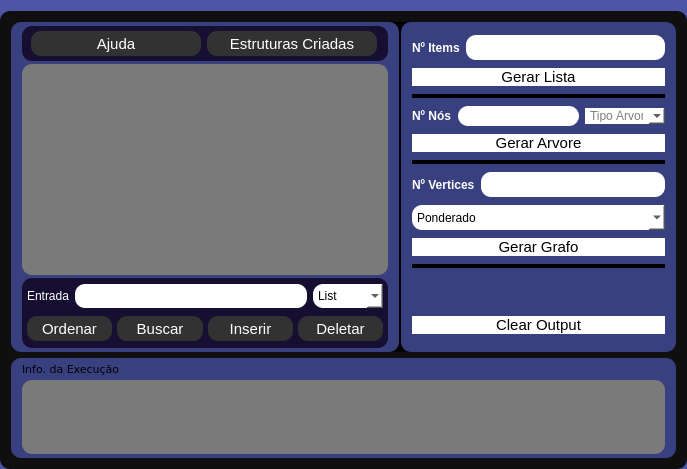
<?xml version="1.0" encoding="UTF-8"?>
<ui version="4.0">
 <class>MainWindow</class>
 <widget class="QMainWindow" name="MainWindow">
  <property name="geometry">
   <rect>
    <x>0</x>
    <y>0</y>
    <width>687</width>
    <height>469</height>
   </rect>
  </property>
  <property name="minimumSize">
   <size>
    <width>600</width>
    <height>300</height>
   </size>
  </property>
  <property name="maximumSize">
   <size>
    <width>16777215</width>
    <height>16777215</height>
   </size>
  </property>
  <property name="windowTitle">
   <string>Algo_Analitics</string>
  </property>
  <property name="styleSheet">
   <string notr="true">background-color: rgb(77, 86, 166);</string>
  </property>
  <widget class="QWidget" name="centralWidget">
   <property name="maximumSize">
    <size>
     <width>16777215</width>
     <height>16777215</height>
    </size>
   </property>
   <property name="styleSheet">
    <string notr="true">border-radius:10px;</string>
   </property>
   <layout class="QVBoxLayout" name="verticalLayout">
    <property name="leftMargin">
     <number>0</number>
    </property>
    <property name="rightMargin">
     <number>0</number>
    </property>
    <property name="bottomMargin">
     <number>0</number>
    </property>
    <item>
     <widget class="QFrame" name="fr_entries">
      <property name="styleSheet">
       <string notr="true">background-color: rgb(255, 255, 255);
background-color: rgb(15, 15, 15);
border-radius:10px;</string>
      </property>
      <property name="frameShape">
       <enum>QFrame::NoFrame</enum>
      </property>
      <layout class="QVBoxLayout" name="verticalLayout_6">
       <item>
        <widget class="QFrame" name="frame_4">
         <property name="styleSheet">
          <string notr="true">background-color: rgb(0, 0, 0);</string>
         </property>
         <property name="frameShape">
          <enum>QFrame::StyledPanel</enum>
         </property>
         <property name="frameShadow">
          <enum>QFrame::Raised</enum>
         </property>
         <layout class="QHBoxLayout" name="horizontalLayout" stretch="0,0">
          <property name="spacing">
           <number>2</number>
          </property>
          <property name="leftMargin">
           <number>0</number>
          </property>
          <property name="topMargin">
           <number>0</number>
          </property>
          <property name="rightMargin">
           <number>0</number>
          </property>
          <property name="bottomMargin">
           <number>0</number>
          </property>
          <item>
           <widget class="QFrame" name="fr_displayEntry">
            <property name="minimumSize">
             <size>
              <width>300</width>
              <height>240</height>
             </size>
            </property>
            <property name="styleSheet">
             <string notr="true">
background-color: rgb(57, 64, 127);</string>
            </property>
            <property name="frameShape">
             <enum>QFrame::NoFrame</enum>
            </property>
            <layout class="QVBoxLayout" name="verticalLayout_4">
             <property name="spacing">
              <number>3</number>
             </property>
             <property name="topMargin">
              <number>4</number>
             </property>
             <property name="bottomMargin">
              <number>4</number>
             </property>
             <item>
              <widget class="QFrame" name="frame_2">
               <property name="minimumSize">
                <size>
                 <width>0</width>
                 <height>35</height>
                </size>
               </property>
               <property name="styleSheet">
                <string notr="true">
background-color: rgb(23, 15, 50);</string>
               </property>
               <property name="frameShape">
                <enum>QFrame::StyledPanel</enum>
               </property>
               <property name="frameShadow">
                <enum>QFrame::Raised</enum>
               </property>
               <layout class="QHBoxLayout" name="horizontalLayout_7">
                <property name="leftMargin">
                 <number>9</number>
                </property>
                <property name="topMargin">
                 <number>0</number>
                </property>
                <property name="bottomMargin">
                 <number>0</number>
                </property>
                <item>
                 <widget class="QPushButton" name="btn_ajuda">
                  <property name="enabled">
                   <bool>false</bool>
                  </property>
                  <property name="maximumSize">
                   <size>
                    <width>16777215</width>
                    <height>25</height>
                   </size>
                  </property>
                  <property name="font">
                   <font>
                    <pointsize>11</pointsize>
                   </font>
                  </property>
                  <property name="styleSheet">
                   <string notr="true">background-color: rgb(50, 50, 50);
color: rgb(255, 255, 255);</string>
                  </property>
                  <property name="text">
                   <string>Ajuda</string>
                  </property>
                 </widget>
                </item>
                <item>
                 <widget class="QPushButton" name="btn_estrCriadas">
                  <property name="minimumSize">
                   <size>
                    <width>0</width>
                    <height>0</height>
                   </size>
                  </property>
                  <property name="maximumSize">
                   <size>
                    <width>16777215</width>
                    <height>25</height>
                   </size>
                  </property>
                  <property name="font">
                   <font>
                    <pointsize>11</pointsize>
                   </font>
                  </property>
                  <property name="styleSheet">
                   <string notr="true">background-color: rgb(50, 50, 50);
color: rgb(255, 255, 255);</string>
                  </property>
                  <property name="text">
                   <string>Estruturas Criadas</string>
                  </property>
                 </widget>
                </item>
               </layout>
              </widget>
             </item>
             <item>
              <widget class="QTextEdit" name="te_entryDisplay">
               <property name="font">
                <font>
                 <family>Segoe UI Semibold</family>
                 <bold>true</bold>
                </font>
               </property>
               <property name="styleSheet">
                <string notr="true">background-color: rgb(122, 122, 122);</string>
               </property>
              </widget>
             </item>
             <item>
              <widget class="QFrame" name="frame">
               <property name="minimumSize">
                <size>
                 <width>0</width>
                 <height>70</height>
                </size>
               </property>
               <property name="styleSheet">
                <string notr="true">
background-color: rgb(23, 15, 50);</string>
               </property>
               <property name="frameShape">
                <enum>QFrame::NoFrame</enum>
               </property>
               <layout class="QVBoxLayout" name="verticalLayout_5">
                <property name="spacing">
                 <number>2</number>
                </property>
                <property name="leftMargin">
                 <number>5</number>
                </property>
                <property name="topMargin">
                 <number>0</number>
                </property>
                <property name="rightMargin">
                 <number>5</number>
                </property>
                <property name="bottomMargin">
                 <number>0</number>
                </property>
                <item>
                 <layout class="QHBoxLayout" name="horizontalLayout_5">
                  <item>
                   <widget class="QLabel" name="lbl_entrada">
                    <property name="styleSheet">
                     <string notr="true">color: rgb(255, 255, 255);</string>
                    </property>
                    <property name="text">
                     <string>Entrada</string>
                    </property>
                   </widget>
                  </item>
                  <item>
                   <widget class="QLineEdit" name="le_entryData">
                    <property name="minimumSize">
                     <size>
                      <width>0</width>
                      <height>24</height>
                     </size>
                    </property>
                    <property name="styleSheet">
                     <string notr="true">background-color: rgb(255, 255, 255);</string>
                    </property>
                   </widget>
                  </item>
                  <item>
                   <widget class="QComboBox" name="cb_tipoEstrutura">
                    <property name="minimumSize">
                     <size>
                      <width>70</width>
                      <height>24</height>
                     </size>
                    </property>
                    <property name="styleSheet">
                     <string notr="true">background-color: rgb(255, 255, 255);
color: rgb(0, 0, 0);</string>
                    </property>
                    <item>
                     <property name="text">
                      <string>List</string>
                     </property>
                    </item>
                    <item>
                     <property name="text">
                      <string>Tree</string>
                     </property>
                    </item>
                    <item>
                     <property name="text">
                      <string>Graph</string>
                     </property>
                    </item>
                   </widget>
                  </item>
                 </layout>
                </item>
                <item>
                 <layout class="QHBoxLayout" name="horizontalLayout_6">
                  <property name="spacing">
                   <number>5</number>
                  </property>
                  <item>
                   <widget class="QPushButton" name="pushButton_3">
                    <property name="minimumSize">
                     <size>
                      <width>0</width>
                      <height>25</height>
                     </size>
                    </property>
                    <property name="font">
                     <font>
                      <pointsize>11</pointsize>
                     </font>
                    </property>
                    <property name="styleSheet">
                     <string notr="true">background-color: rgb(50, 50, 50);
color: rgb(255, 255, 255);</string>
                    </property>
                    <property name="text">
                     <string>Ordenar</string>
                    </property>
                   </widget>
                  </item>
                  <item>
                   <widget class="QPushButton" name="btn_buscar">
                    <property name="minimumSize">
                     <size>
                      <width>0</width>
                      <height>25</height>
                     </size>
                    </property>
                    <property name="font">
                     <font>
                      <pointsize>11</pointsize>
                     </font>
                    </property>
                    <property name="styleSheet">
                     <string notr="true">background-color: rgb(50, 50, 50);
color: rgb(255, 255, 255);</string>
                    </property>
                    <property name="text">
                     <string>Buscar</string>
                    </property>
                   </widget>
                  </item>
                  <item>
                   <widget class="QPushButton" name="btn_inserir">
                    <property name="minimumSize">
                     <size>
                      <width>0</width>
                      <height>25</height>
                     </size>
                    </property>
                    <property name="font">
                     <font>
                      <pointsize>11</pointsize>
                     </font>
                    </property>
                    <property name="styleSheet">
                     <string notr="true">background-color: rgb(50, 50, 50);
color: rgb(255, 255, 255);</string>
                    </property>
                    <property name="text">
                     <string>Inserir</string>
                    </property>
                   </widget>
                  </item>
                  <item>
                   <widget class="QPushButton" name="btn_deletar">
                    <property name="minimumSize">
                     <size>
                      <width>0</width>
                      <height>25</height>
                     </size>
                    </property>
                    <property name="maximumSize">
                     <size>
                      <width>16777215</width>
                      <height>16777215</height>
                     </size>
                    </property>
                    <property name="font">
                     <font>
                      <pointsize>11</pointsize>
                     </font>
                    </property>
                    <property name="styleSheet">
                     <string notr="true">background-color: rgb(50, 50, 50);
color: rgb(255, 255, 255);</string>
                    </property>
                    <property name="text">
                     <string>Deletar</string>
                    </property>
                   </widget>
                  </item>
                 </layout>
                </item>
               </layout>
              </widget>
             </item>
            </layout>
           </widget>
          </item>
          <item>
           <widget class="QFrame" name="frame_3">
            <property name="minimumSize">
             <size>
              <width>180</width>
              <height>0</height>
             </size>
            </property>
            <property name="maximumSize">
             <size>
              <width>275</width>
              <height>16777215</height>
             </size>
            </property>
            <property name="styleSheet">
             <string notr="true">background-color: rgb(57, 64, 127);</string>
            </property>
            <property name="frameShape">
             <enum>QFrame::NoFrame</enum>
            </property>
            <layout class="QVBoxLayout" name="verticalLayout_3">
             <item>
              <layout class="QHBoxLayout" name="horizontalLayout_2">
               <item>
                <widget class="QLabel" name="label_2">
                 <property name="font">
                  <font>
                   <bold>true</bold>
                  </font>
                 </property>
                 <property name="styleSheet">
                  <string notr="true">color:rgb(255, 255, 255);</string>
                 </property>
                 <property name="text">
                  <string>Nº Items</string>
                 </property>
                </widget>
               </item>
               <item>
                <widget class="QLineEdit" name="le_numItems">
                 <property name="maximumSize">
                  <size>
                   <width>16777215</width>
                   <height>25</height>
                  </size>
                 </property>
                 <property name="font">
                  <font>
                   <pointsize>11</pointsize>
                  </font>
                 </property>
                 <property name="styleSheet">
                  <string notr="true">background-color: rgb(255, 255, 255);</string>
                 </property>
                </widget>
               </item>
              </layout>
             </item>
             <item>
              <widget class="QPushButton" name="btn_geraLista">
               <property name="maximumSize">
                <size>
                 <width>16777215</width>
                 <height>16777215</height>
                </size>
               </property>
               <property name="font">
                <font>
                 <pointsize>11</pointsize>
                </font>
               </property>
               <property name="styleSheet">
                <string notr="true">background-color: rgb(255, 255, 255);
color: rgb(0, 0, 0);</string>
               </property>
               <property name="text">
                <string>Gerar Lista</string>
               </property>
              </widget>
             </item>
             <item>
              <widget class="Line" name="line">
               <property name="maximumSize">
                <size>
                 <width>16777215</width>
                 <height>4</height>
                </size>
               </property>
               <property name="styleSheet">
                <string notr="true">background-color: rgb(0, 0, 0);</string>
               </property>
               <property name="orientation">
                <enum>Qt::Horizontal</enum>
               </property>
              </widget>
             </item>
             <item>
              <layout class="QHBoxLayout" name="horizontalLayout_3">
               <item>
                <widget class="QLabel" name="label_3">
                 <property name="font">
                  <font>
                   <bold>true</bold>
                  </font>
                 </property>
                 <property name="styleSheet">
                  <string notr="true">color:rgb(255, 255, 255);</string>
                 </property>
                 <property name="text">
                  <string>Nº Nós</string>
                 </property>
                </widget>
               </item>
               <item>
                <widget class="QLineEdit" name="le_numNos">
                 <property name="maximumSize">
                  <size>
                   <width>16777215</width>
                   <height>25</height>
                  </size>
                 </property>
                 <property name="font">
                  <font>
                   <pointsize>11</pointsize>
                  </font>
                 </property>
                 <property name="styleSheet">
                  <string notr="true">background-color: rgb(255, 255, 255);</string>
                 </property>
                </widget>
               </item>
               <item>
                <widget class="QComboBox" name="comboBox">
                 <property name="minimumSize">
                  <size>
                   <width>80</width>
                   <height>0</height>
                  </size>
                 </property>
                 <property name="styleSheet">
                  <string notr="true">background-color: rgb(255, 255, 255);
color: rgb(0, 0, 0);</string>
                 </property>
                 <property name="placeholderText">
                  <string>Tipo Árvore</string>
                 </property>
                </widget>
               </item>
              </layout>
             </item>
             <item>
              <widget class="QPushButton" name="btn_geraArvore">
               <property name="font">
                <font>
                 <pointsize>11</pointsize>
                </font>
               </property>
               <property name="styleSheet">
                <string notr="true">background-color: rgb(255, 255, 255);
color: rgb(0, 0, 0);</string>
               </property>
               <property name="text">
                <string>Gerar Arvore</string>
               </property>
              </widget>
             </item>
             <item>
              <widget class="Line" name="line_2">
               <property name="maximumSize">
                <size>
                 <width>16777215</width>
                 <height>4</height>
                </size>
               </property>
               <property name="styleSheet">
                <string notr="true">background-color: rgb(0, 0, 0);</string>
               </property>
               <property name="orientation">
                <enum>Qt::Horizontal</enum>
               </property>
              </widget>
             </item>
             <item>
              <layout class="QHBoxLayout" name="horizontalLayout_4">
               <item>
                <widget class="QLabel" name="label_4">
                 <property name="font">
                  <font>
                   <bold>true</bold>
                  </font>
                 </property>
                 <property name="styleSheet">
                  <string notr="true">color: rgb(255, 255, 255);</string>
                 </property>
                 <property name="text">
                  <string>Nº Vertices</string>
                 </property>
                </widget>
               </item>
               <item>
                <widget class="QLineEdit" name="le_numVertice">
                 <property name="minimumSize">
                  <size>
                   <width>60</width>
                   <height>0</height>
                  </size>
                 </property>
                 <property name="maximumSize">
                  <size>
                   <width>16777215</width>
                   <height>25</height>
                  </size>
                 </property>
                 <property name="font">
                  <font>
                   <pointsize>11</pointsize>
                  </font>
                 </property>
                 <property name="styleSheet">
                  <string notr="true">background-color: rgb(255, 255, 255);</string>
                 </property>
                </widget>
               </item>
              </layout>
             </item>
             <item>
              <widget class="QComboBox" name="cb_tipoGrafo">
               <property name="maximumSize">
                <size>
                 <width>16777215</width>
                 <height>25</height>
                </size>
               </property>
               <property name="styleSheet">
                <string notr="true">background-color: rgb(255, 255, 255);
color: rgb(0, 0, 0);</string>
               </property>
               <item>
                <property name="text">
                 <string>Ponderado</string>
                </property>
               </item>
               <item>
                <property name="text">
                 <string>Ponderado Direcionado</string>
                </property>
               </item>
               <item>
                <property name="text">
                 <string>Direcionado</string>
                </property>
               </item>
              </widget>
             </item>
             <item>
              <widget class="QPushButton" name="btn_geraGrafo">
               <property name="font">
                <font>
                 <pointsize>11</pointsize>
                 <bold>false</bold>
                </font>
               </property>
               <property name="styleSheet">
                <string notr="true">background-color: rgb(255, 255, 255);
color: rgb(0, 0, 0);</string>
               </property>
               <property name="text">
                <string>Gerar Grafo</string>
               </property>
              </widget>
             </item>
             <item>
              <widget class="Line" name="line_3">
               <property name="maximumSize">
                <size>
                 <width>16777215</width>
                 <height>4</height>
                </size>
               </property>
               <property name="styleSheet">
                <string notr="true">background-color: rgb(0, 0, 0);</string>
               </property>
               <property name="orientation">
                <enum>Qt::Horizontal</enum>
               </property>
              </widget>
             </item>
             <item>
              <spacer name="verticalSpacer">
               <property name="orientation">
                <enum>Qt::Vertical</enum>
               </property>
               <property name="sizeType">
                <enum>QSizePolicy::Minimum</enum>
               </property>
               <property name="sizeHint" stdset="0">
                <size>
                 <width>20</width>
                 <height>40</height>
                </size>
               </property>
              </spacer>
             </item>
             <item>
              <widget class="QPushButton" name="btn_reset">
               <property name="font">
                <font>
                 <pointsize>11</pointsize>
                </font>
               </property>
               <property name="styleSheet">
                <string notr="true">background-color: rgb(255, 255, 255);
color: rgb(0, 0, 0);</string>
               </property>
               <property name="text">
                <string>Clear Output</string>
               </property>
              </widget>
             </item>
            </layout>
           </widget>
          </item>
         </layout>
        </widget>
       </item>
       <item>
        <widget class="QFrame" name="fr_info">
         <property name="minimumSize">
          <size>
           <width>0</width>
           <height>0</height>
          </size>
         </property>
         <property name="maximumSize">
          <size>
           <width>16777215</width>
           <height>100</height>
          </size>
         </property>
         <property name="styleSheet">
          <string notr="true">
background-color: rgb(57, 64, 127);</string>
         </property>
         <property name="frameShape">
          <enum>QFrame::NoFrame</enum>
         </property>
         <layout class="QVBoxLayout" name="verticalLayout_2">
          <property name="spacing">
           <number>4</number>
          </property>
          <property name="topMargin">
           <number>4</number>
          </property>
          <property name="bottomMargin">
           <number>4</number>
          </property>
          <item>
           <widget class="QLabel" name="label">
            <property name="maximumSize">
             <size>
              <width>16777215</width>
              <height>20</height>
             </size>
            </property>
            <property name="font">
             <font>
              <family>Verdana</family>
              <pointsize>8</pointsize>
              <bold>false</bold>
             </font>
            </property>
            <property name="styleSheet">
             <string notr="true">color: rgb(0, 0, 0);</string>
            </property>
            <property name="text">
             <string>Info. da Execução</string>
            </property>
           </widget>
          </item>
          <item>
           <widget class="QTextEdit" name="te_infoExec">
            <property name="minimumSize">
             <size>
              <width>0</width>
              <height>50</height>
             </size>
            </property>
            <property name="maximumSize">
             <size>
              <width>16777215</width>
              <height>16777215</height>
             </size>
            </property>
            <property name="styleSheet">
             <string notr="true">background-color: rgb(122, 122, 122);</string>
            </property>
           </widget>
          </item>
         </layout>
        </widget>
       </item>
      </layout>
     </widget>
    </item>
   </layout>
  </widget>
  <widget class="QMenuBar" name="menuBar">
   <property name="geometry">
    <rect>
     <x>0</x>
     <y>0</y>
     <width>687</width>
     <height>21</height>
    </rect>
   </property>
  </widget>
 </widget>
 <layoutdefault spacing="6" margin="11"/>
 <resources/>
 <connections/>
</ui>
